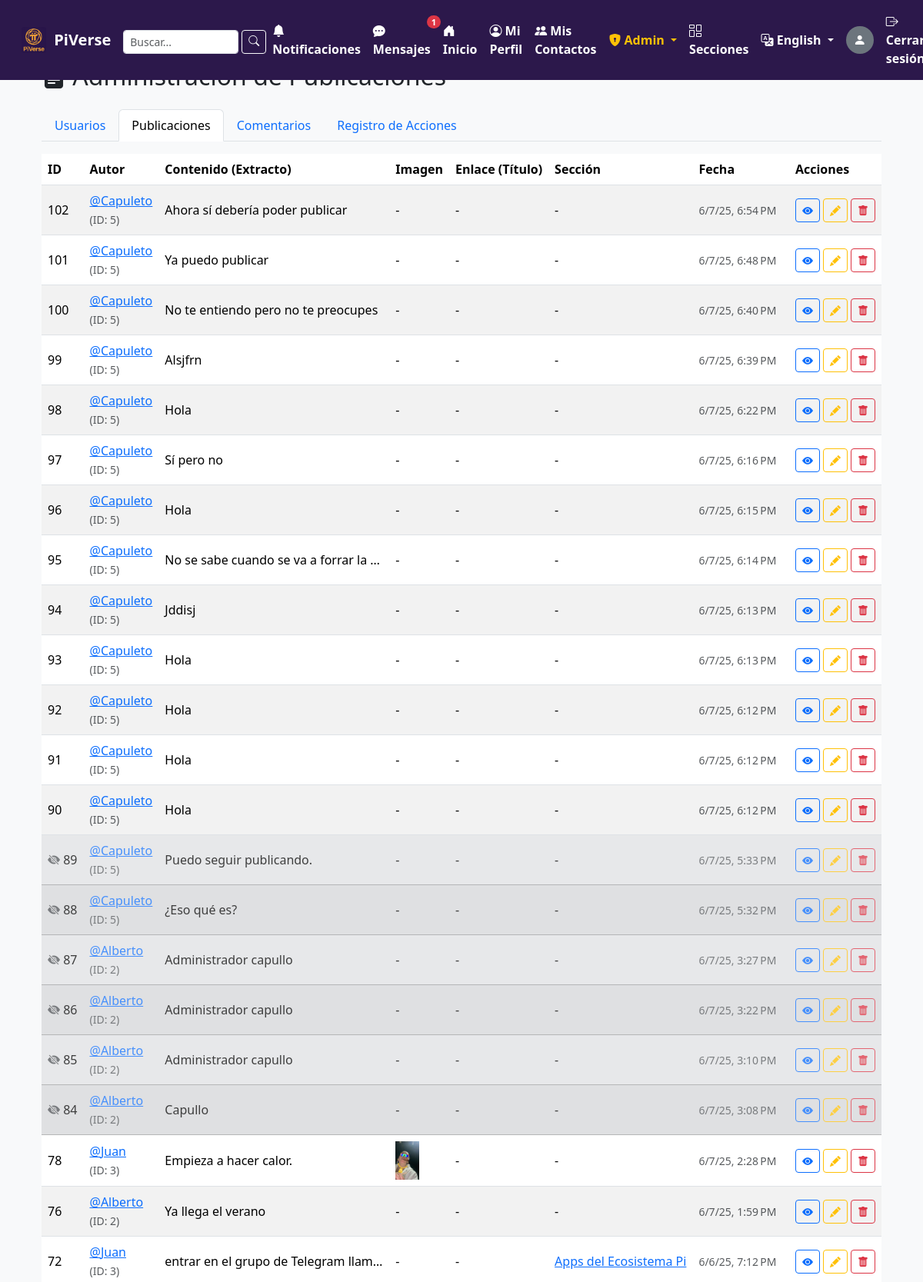
The app's page /admin/posts (signed in, upper part) with its own data.
### tables this page shows
CREATE TABLE users (
                id INTEGER PRIMARY KEY AUTOINCREMENT,
                username TEXT UNIQUE NOT NULL,
                password TEXT NOT NULL
            , is_admin_old INTEGER DEFAULT 0, role TEXT NOT NULL DEFAULT 'user', is_admin INTEGER DEFAULT 0, banned_until DATETIME DEFAULT NULL, ban_reason TEXT DEFAULT NULL, muted_until DATETIME DEFAULT NULL);

CREATE TABLE posts (
                id INTEGER PRIMARY KEY AUTOINCREMENT,
                user_id INTEGER NOT NULL,
                content TEXT NOT NULL,
                image_filename TEXT,
                timestamp DATETIME DEFAULT CURRENT_TIMESTAMP,
                section_id INTEGER REFERENCES sections(id) ON DELETE SET NULL,
                preview_url TEXT,
                preview_title TEXT,
                preview_description TEXT,
                preview_image_url TEXT, preview_site_name TEXT, is_visible INTEGER NOT NULL DEFAULT 1,
                FOREIGN KEY(user_id) REFERENCES users(id) ON DELETE CASCADE
            );

CREATE TABLE sections (
                id INTEGER PRIMARY KEY AUTOINCREMENT,
                name TEXT UNIQUE NOT NULL,
                slug TEXT UNIQUE NOT NULL,
                description TEXT,
                icon_filename TEXT
            );

### app.py (the view)
@app.route('/admin/posts')
@moderator_or_higher_required
def admin_list_posts():
    posts_list = []
    with sqlite3.connect('users.db') as conn:
        conn.row_factory = sqlite3.Row
        c = conn.cursor()
        c.execute('''
            SELECT p.id, p.content, p.is_visible, p.image_filename, p.timestamp,
                   u.id AS author_user_id,
                   COALESCE(pr.username, u.username) AS author_username,
                   pr.slug AS author_slug,
                   s.name AS section_name, s.slug AS section_slug
            FROM posts p
            JOIN users u ON p.user_id = u.id
            LEFT JOIN profiles pr ON u.id = pr.user_id
            LEFT JOIN sections s ON p.section_id = s.id
            ORDER BY p.timestamp DESC
        ''')
        posts_raw = c.fetchall()
        for row in posts_raw:
            post_item = dict(row)
            post_item['content_display'] = procesar_menciones_para_mostrar(row['content'])
            post_item['timestamp_obj'] = parse_timestamp(row['timestamp'])
            posts_list.append(post_item)
    return render_template('admin/posts_list.html', posts_list=posts_list)

### app.py (called while the page is built)
def select_current_locale():
    user_lang = session.get('language')
    if user_lang and user_lang in app.config['LANGUAGES'].keys():
        return user_lang
    if request:
        return request.accept_languages.best_match(app.config['LANGUAGES'].keys())
    return app.config['BABEL_DEFAULT_LOCALE']

def get_blocked_and_blocking_ids(user_id, c):
    excluded_ids = set()
    if not user_id:
        return excluded_ids
    c.execute("SELECT blocked_user_id FROM blocked_users WHERE blocker_user_id = ?", (user_id,))
    blocked_by_me = {row[0] for row in c.fetchall()}
    c.execute("SELECT blocker_user_id FROM blocked_users WHERE blocked_user_id = ?", (user_id,))
    blocked_me = {row[0] for row in c.fetchall()}
    excluded_ids.update(blocked_by_me)
    excluded_ids.update(blocked_me)
    return excluded_ids

def procesar_menciones_para_mostrar(texto):
    if texto is None: return ""
    def reemplazar(match):
        slug_capturado = match.group(1)
        slug_enlace = slug_capturado.lower()
        return f'<a href="{url_for("ver_perfil", slug_perfil=slug_enlace)}">@{slug_capturado}</a>'
    return re.sub(r'@([a-zA-Z0-9_]+)', reemplazar, texto, flags=re.IGNORECASE)

def parse_timestamp(timestamp_str):
    if not timestamp_str:
        return None
    if isinstance(timestamp_str, datetime):
        if timestamp_str.tzinfo:
            return timestamp_str.astimezone(timezone.utc)
        else:
            return timestamp_str.replace(tzinfo=timezone.utc)
    formats_to_try = [
        '%Y-%m-%d %H:%M:%S.%f%z',
        '%Y-%m-%d %H:%M:%S%z',
        '%Y-%m-%d %H:%M:%S.%f',
        '%Y-%m-%d %H:%M:%S'
    ]
    for fmt in formats_to_try:
        try:
            dt_obj = datetime.strptime(timestamp_str, fmt)
            if dt_obj.tzinfo:
                return dt_obj.astimezone(timezone.utc)
            else:
                return dt_obj.replace(tzinfo=timezone.utc)
        except ValueError:
            continue
    print(f"ADVERTENCIA: No se pudo parsear la cadena de timestamp: '{timestamp_str}' con los formatos probados.")
    return None

### templates/admin/posts_list.html (shortened to what this page needs)
{% extends "base.html" %}
{% block content %}
<div class="container mt-4">
    <div class="row mb-3">
        <div class="col">
            <h2> {{ _('Administración de Publicaciones') }}</h2>
        </div>
    </div>
    <ul class="nav nav-tabs mb-3">
        <li class="nav-item">
            <a class="nav-link" href="{{ url_for('admin_users_list') }}">{{ _('Usuarios') }}</a>
        </li>
        <li class="nav-item">
            <a class="nav-link active" href="{{ url_for('admin_list_posts') }}">{{ _('Publicaciones') }}</a>
        </li>
        <li class="nav-item">
            <a class="nav-link" href="{{ url_for('admin_list_comments') }}">{{ _('Comentarios') }}</a>
        </li>
        <li class="nav-item">
            <a class="nav-link" href="{{ url_for('admin_view_log') }}">{{ _('Registro de Acciones') }}</a>
        </li>
    </ul>
    {% if posts_list %}
    <div class="table-responsive">
        <table class="table table-striped table-hover align-middle">
            <thead>
                <tr>
                    <th scope="col">ID</th>
                    <th scope="col">{{ _('Autor') }}</th>
                    <th scope="col">{{ _('Contenido (Extracto)') }}</th>
                    <th scope="col">{{ _('Imagen') }}</th>
                    <th scope="col">{{ _('Enlace (Título)') }}</th>
                    <th scope="col">{{ _('Sección') }}</th>
                    <th scope="col">{{ _('Fecha') }}</th>
                    <th scope="col">{{ _('Acciones') }}</th>
                </tr>
            </thead>
            <tbody>
                {% for post in posts_list %}
                <tr class="{% if not post.is_visible %}table-secondary opacity-75{% endif %}">
                    <td>
                        {% if not post.is_visible %}<i class="bi bi-eye-slash-fill text-muted" title="{{ _('Oculto') }}"></i> {% endif %}
                        {{ post.id }}
                    </td>
                    <td>
                        {% if post.author_slug %}
                            <a href="{{ url_for('ver_perfil', slug_perfil=post.author_slug) }}">@{{ post.author_username }}</a>
                        {% else %}
                            @{{ post.author_username }}
                        {% endif %}
                        <br><small class="text-muted">(ID: {{ post.author_user_id }})</small>
                    </td>
                    <td style="max-width: 300px; overflow: hidden; text-overflow: ellipsis; white-space: nowrap;" title="{{ post.content }}">
                        {{ post.content_display[:150] | safe }}{% if post.content_display|length > 150 %}...{% endif %}
                    </td>
                    <td>
                        {% if post.image_filename %}
                            <img src="{{ url_for('static', filename='uploads/post_images/' + post.image_filename) }}" alt="{{ _('Imagen del post') }}" style="max-height: 50px; max-width: 70px; object-fit: cover; cursor: pointer;"
                                 data-bs-toggle="modal" data-bs-target="#imageModal-{{ post.id }}">
                        {% else %}
                            -
                        {% endif %}
                    </td>
                    <td style="max-width: 200px; overflow: hidden; text-overflow: ellipsis; white-space: nowrap;">
                        {% if post.preview_url %}
                            <a href="{{ post.preview_url }}" target="_blank" title="{{ post.preview_url }}">{{ post.preview_title or post.preview_url }}</a>
                        {% else %}
                            -
                        {% endif %}
                    </td>
                    <td>
                        {% if post.section_name %}
                            <a href="{{ url_for('view_section', slug_seccion=post.section_slug) }}">{{ post.section_name }}</a>
                        {% else %}
                            -
                        {% endif %}
                    </td>
                    <td>
                        <small class="text-muted" title="{{ post.timestamp }}">
                            {{ format_datetime(post.timestamp_obj, 'short') if post.timestamp_obj else post.timestamp.split('.')[0] }}
                        </small>
                    </td>
                    <td>
                        <div class="d-flex align-items-center">
                            <a href="{{ url_for('ver_publicacion_individual', post_id_vista=post.id) }}" class="btn btn-sm btn-outline-primary" title="{{ _('Ver Post') }}"><i class="bi bi-eye-fill"></i></a>
                            <a href="{{ url_for('admin_edit_post', post_id=post.id) }}" class="btn btn-sm btn-outline-warning ms-1" title="{{ _('Editar Post') }}"><i class="bi bi-pencil-fill"></i></a>
                            <form method="POST" action="{{ url_for('delete_post', post_id=post.id) }}" class="ms-1"
                                  onsubmit="return confirm('{{ _('¿Estás seguro de que quieres ocultar esta publicación (ID: %(post_id)s)?', post_id=post.id) }}');">
                                <button type="submit" class="btn btn-sm btn-outline-danger" title="{{ _('Ocultar Post') }}"><i class="bi bi-trash-fill"></i></button>
                            </form>
                        </div>
                    </td>
                </tr>
                {% endfor %}
            </tbody>
        </table>
    </div>
    {% else %}
    <div class="alert alert-info" role="alert">
        {{ _('No se encontraron publicaciones.') }}
    </div>
    {% endif %}
</div>
{% endblock %}

### templates/base.html (shortened to what this page needs)
<!DOCTYPE html>
<html lang="{{ current_locale.language if current_locale else 'es' }}">
<head>
    <link href="https://cdn.jsdelivr.net/npm/bootstrap@5.3.3/dist/css/bootstrap.min.css" rel="stylesheet">
    <link rel="stylesheet" href="https://cdn.jsdelivr.net/npm/bootstrap-icons@1.11.3/font/bootstrap-icons.min.css">
</head>
<body>
<div class="content-wrapper">
    <nav class="navbar navbar-expand-lg navbar-dark fixed-top px-3">
        <div class="container-fluid">
            <a class="navbar-brand d-flex align-items-center" href="{{ url_for('index') }}">
                <img src="{{ url_for('static', filename='images/piverse.png') }}" alt="{{ _('Logo de PiVerse') }}" style="max-height: 35px; margin-right: 10px; border-radius: 4px;">
                <span style="color: #FFFFFF; font-weight: bold;">PiVerse</span>
            </a>
            <div class="collapse navbar-collapse" id="navbarNav">
                <ul class="navbar-nav ms-auto mb-2 mb-lg-0 align-items-center">
                    {% if 'user_id' in session %}
                        <li class="nav-item">
                            <form class="d-flex pt-1" method="GET" action="{{ url_for('search') }}" role="search">
                                <input class="form-control form-control-sm me-1" type="search" name="q" placeholder="{{ _('Buscar...') }}" aria-label="{{ _('Buscar') }}" style="width: 150px; height: 31px;">
                                <button class="btn btn-sm btn-outline-light" type="submit" style="height: 31px; line-height: 1.2;"><i class="bi bi-search"></i></button>
                            </form>
                        </li>
                        <li class="nav-item">
                            <a class="nav-link position-relative" href="{{ url_for('notificaciones') }}">
                                <i class="bi bi-bell-fill"></i> {{ _('Notificaciones') }}
                            </a>
                        </li>
                        <li class="nav-item">
                            <a class="nav-link position-relative" href="{{ url_for('mensajes') }}">
                                <i class="bi bi-chat-dots-fill"></i> {{ _('Mensajes') }}
                                <span class="badge rounded-pill bg-danger notification-badge {% if unread_messages_count == 0 %}d-none{% endif %}" id="messages-count-badge">
                                    {{ unread_messages_count if unread_messages_count > 0 else '' }}
                                </span>
                            </a>
                        </li>
                        <li class="nav-item"><a class="nav-link" href="{{ url_for('feed') }}"><i class="bi bi-house-door-fill"></i> {{ _('Inicio') }}</a></li>
                        <li class="nav-item"><a class="nav-link" href="{{ url_for('profile') }}"><i class="bi bi-person-circle"></i> {{ _('Mi Perfil') }}</a></li>
                        <li class="nav-item"><a class="nav-link" href="{{ url_for('contactos') }}"><i class="bi bi-people-fill"></i> {{ _('Mis Contactos') }}</a></li>
                        {% if current_user_role in ['moderator', 'coordinator', 'admin'] %}
                        <li class="nav-item dropdown">
                            <a class="nav-link dropdown-toggle" href="#" id="adminDropdown" role="button" data-bs-toggle="dropdown" aria-expanded="false" style="color: #ffc107;">
                                <i class="bi bi-shield-lock-fill"></i> {{ _('Admin') }}
                            </a>
                        </li>
                        {% endif %}
                        <li class="nav-item">
                            <a class="nav-link" href="{{ url_for('sections_list') }}">
                                <i class="bi bi-columns-gap"></i> {{ _('Secciones') }}
                            </a>
                        </li>
                        <li class="nav-item dropdown">
                            <a class="nav-link dropdown-toggle" href="#" id="languageDropdown" role="button" data-bs-toggle="dropdown" aria-expanded="false">
                                <i class="bi bi-translate"></i>
                                {{ available_languages.get(current_locale, _('Idioma')) }}
                            </a>
                        </li>
                        <li class="nav-item me-2 ms-2">
                            {% if foto_usuario_actual %}
                                <a href="{{ url_for('profile') }}">
                                    <img src="{{ url_for('static', filename='uploads/' + foto_usuario_actual) }}" class="rounded-circle" style="width: 36px; height: 36px; object-fit: cover;" alt="{{ _('Foto de perfil de %(username)s', username=display_username_session) }}">
                                </a>
                            {% else %}
                                <a href="{{ url_for('profile') }}" class="text-decoration-none">
                                    <div class="rounded-circle bg-secondary d-flex justify-content-center align-items-center" style="width: 36px; height: 36px;" title="{{ _('Completar perfil') }}">
                                        <i class="bi bi-person-fill text-white"></i>
                                    </div>
                                </a>
                            {% endif %}
                        </li>
                        <li class="nav-item"><a class="nav-link" href="{{ url_for('logout') }}"><i class="bi bi-box-arrow-right"></i> {{ _('Cerrar sesión') }}</a></li>
                    {% endif %}
                </ul>
            </div>
        </div>
    </nav>
    <div class="container">
        {% block content %}{% endblock %}
    </div>
</div>
</body>
</html>

### templates/base.html (style rules this page uses)
body { background-color: #f8f9fa; padding-top: 56px; display: flex; flex-direction: column; min-height: 100vh; }
.content-wrapper { flex: 1 0 auto; }
.navbar { background-color: #2c184b; }
.navbar .navbar-brand img { max-height: 35px; margin-right: 10px; border-radius: 4px; }
.navbar .navbar-brand, .navbar .nav-link { color: #FFFFFF; font-weight: bold; }
.container { margin-top: 20px; }
.notification-badge { position: absolute; top: 0px; right: -5px; padding: 0.25em 0.5em; font-size: 0.7rem; line-height: 1; }

### records on screen
posts: id "102", author_username "Capuleto", author_user_id "5", content "Ahora sí debería poder publicar", timestamp_obj "6/7/25, 6:54 PM"
posts: id "101", author_username "Capuleto", author_user_id "5", content "Ya puedo publicar", timestamp_obj "6/7/25, 6:48 PM"
posts: id "100", author_username "Capuleto", author_user_id "5", content "No te entiendo pero no te preocupes", timestamp_obj "6/7/25, 6:40 PM"
posts: id "99", author_username "Capuleto", author_user_id "5", content "Alsjfrn", timestamp_obj "6/7/25, 6:39 PM"
posts: id "98", author_username "Capuleto", author_user_id "5", content "Hola", timestamp_obj "6/7/25, 6:22 PM"
posts: id "97", author_username "Capuleto", author_user_id "5", content "Sí pero no", timestamp_obj "6/7/25, 6:16 PM"
posts: id "96", author_username "Capuleto", author_user_id "5", content "Hola", timestamp_obj "6/7/25, 6:15 PM"
posts: id "95", author_username "Capuleto", author_user_id "5", content "No se sabe cuando se va a forrar la…", timestamp_obj "6/7/25, 6:14 PM"
posts: id "94", author_username "Capuleto", author_user_id "5", content "Jddisj", timestamp_obj "6/7/25, 6:13 PM"
posts: id "93", author_username "Capuleto", author_user_id "5", content "Hola", timestamp_obj "6/7/25, 6:13 PM"
posts: id "92", author_username "Capuleto", author_user_id "5", content "Hola", timestamp_obj "6/7/25, 6:12 PM"
posts: id "91", author_username "Capuleto", author_user_id "5", content "Hola", timestamp_obj "6/7/25, 6:12 PM"
posts: id "90", author_username "Capuleto", author_user_id "5", content "Hola", timestamp_obj "6/7/25, 6:12 PM"
posts: id "89", author_username "Capuleto", author_user_id "5", content "Puedo seguir publicando.", timestamp_obj "6/7/25, 5:33 PM"
posts: id "88", author_username "Capuleto", author_user_id "5", content "¿Eso qué es?", timestamp_obj "6/7/25, 5:32 PM"
posts: id "87", author_username "Alberto", author_user_id "2", content "Administrador capullo", timestamp_obj "6/7/25, 3:27 PM"
posts: id "86", author_username "Alberto", author_user_id "2", content "Administrador capullo", timestamp_obj "6/7/25, 3:22 PM"
posts: id "85", author_username "Alberto", author_user_id "2", content "Administrador capullo", timestamp_obj "6/7/25, 3:10 PM"
posts: id "84", author_username "Alberto", author_user_id "2", content "Capullo", timestamp_obj "6/7/25, 3:08 PM"
posts: id "78", author_username "Juan", author_user_id "3", content "Empieza a hacer calor.", image_filename (picture), timestamp_obj "6/7/25, 2:28 PM"
posts: id "76", author_username "Alberto", author_user_id "2", content "Ya llega el verano", timestamp_obj "6/7/25, 1:59 PM"
posts: id "72", author_username "Juan", author_user_id "3", content "entrar en el grupo de Telegram llam…", section_name "Apps del Ecosistema Pi", timestamp_obj "6/6/25, 7:12 PM"

### other values on screen
{{ unread_messages_count if unread_messages_count > 0 else '' }} "1"
{{ available_languages.get(current_locale, _('Idioma')) }} "English"
